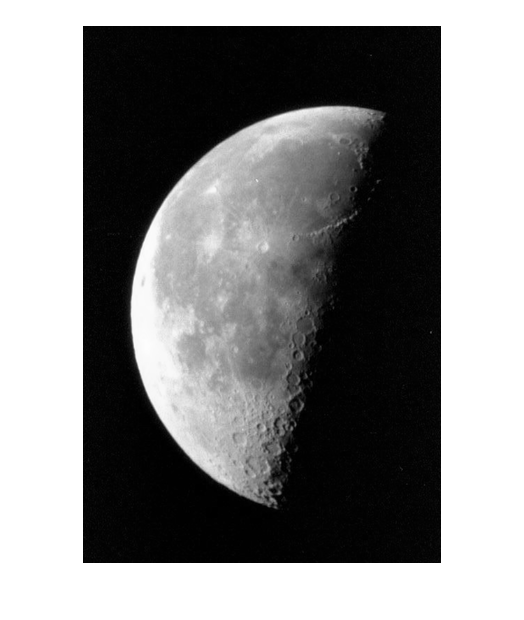
#> input picture moon.png, 524 x 620 px
$ python teste.py
#> lines starting #> are read from the running program, lines starting #| are printed output that depends on the picture; after the words box and inside, x2 and y2 are one past the last pixel; in counts of white or black regions, pixels touching at a corner belong together
# %%
from PIL import Image
import numpy
import numpy as np
import scipy.signal as signal
import scipy.ndimage as ndimage
import cv2
from statistics import median

# %%


def unsharpMask():
    u = signal.unit_impulse(shape=(3, 3), idx="mid", dtype=np.int8)
    l = ndimage.laplace(u)
    return u - l


def averageMask(M):
    return (np.ones((M, M)))*(1/M)


# %%

def median_filter(data, filter_size):
    TESTE = 9

    temp = []
    indexer = filter_size // 2
    data_final = []
    data_final = numpy.zeros((len(data),len(data[0])))
    for i in range(len(data)):
        for j in range(len(data[0])):
            for z in range(filter_size):
                if i + z - indexer < 0 or i + z - indexer > len(data) - 1:
                    for c in range(filter_size):
                        temp.append(0)
                else:
                    if j + z - indexer < 0 or j + indexer > len(data[0]) - 1:
                        temp.append(0)
                    else:
                        for k in range(filter_size):
                            temp.append(data[i + z - indexer][j + k - indexer])

            data_final[i][j] = median(temp)
            temp = []
    return data_final

# %%
img=cv2.imread("moon.png", -1)
#> img is the input picture: shape (620, 524, 3); min 0, max 255, mean 135.4
img = cv2.cvtColor(img, cv2.COLOR_RGB2GRAY)
#> img: shape (620, 524)
img_filtered=median_filter(img, 5)
#> in median_filter, `data_final = numpy.zeros((len(data),len(data[0])))`: data_final: shape (620, 524) float64; every value is 0

# %%
cv2.imshow("Filtered Image", img_filtered)
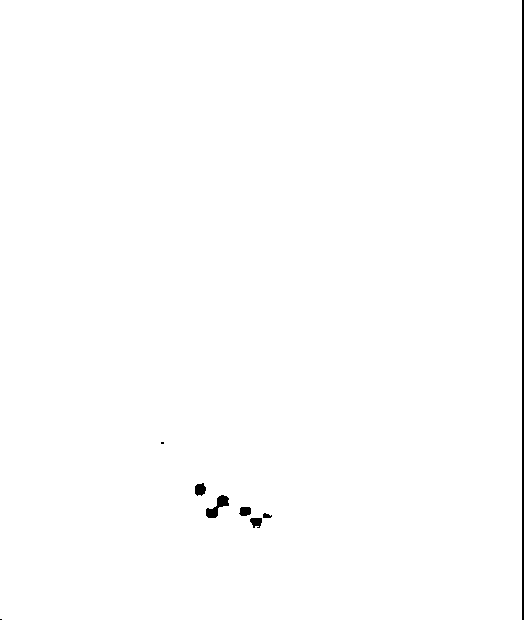
#> window 'Filtered Image': shape (620, 524); 99.4% white; 8 black regions (2 under 20 px), largest, box (x1, y1, x2, y2) and area: (522, 0, 524, 620) 1240, (206, 495, 229, 518) 235, (195, 483, 206, 496) 110, (239, 507, 251, 516) 92, (250, 518, 262, 528) 92, (263, 513, 272, 518) 33
cv2.waitKey()
